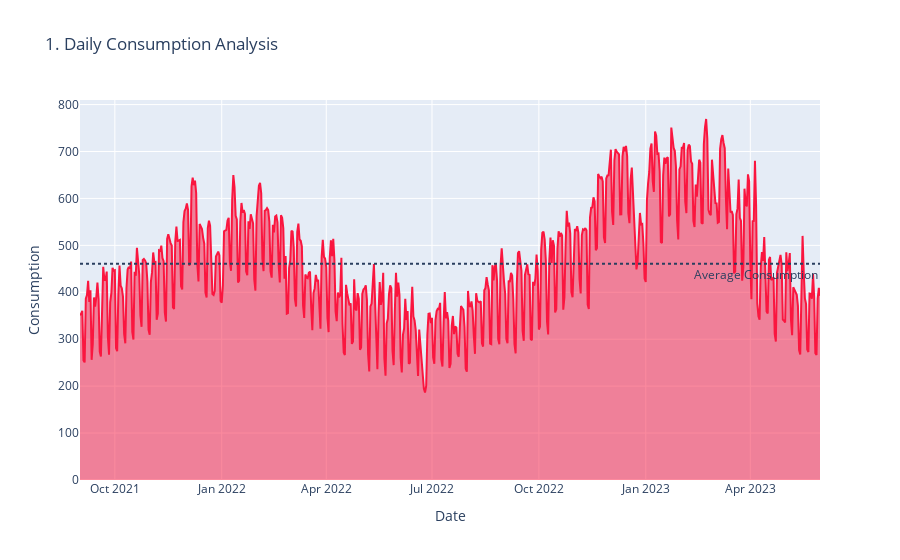

The code cell stored with this chart in its notebook:
### Code cell
fig = px.area(dailyCons,x=dailyCons.index,y="target",
              title='1. Daily Consumption Analysis')
fig.add_hline(y=meanConsumption, line_dash="dot",
              annotation_text="Average Consumption",
              annotation_position="bottom right")
fig.update_traces(line_color='#FA163F')
fig.update_layout(xaxis_title="Date",
                  yaxis_title="Consumption")
fig.show()

### Figure 1 — Plotly figure (JSON) as saved in the notebook; plotly's stock layout.template omitted (floating-point values rounded to 4 significant figures; data arrays with more than 128 entries replaced by an {"elided": "..."} marker saying what was removed)
{"data": [{"fillpattern": {"shape": ""}, "hovertemplate": "datetime=%{x}<br>target=%{y}<extra></extra>", "legendgroup": "", "line": {"color": "#FA163F"}, "marker": {"symbol": "circle"}, "mode": "lines", "name": "", "orientation": "v", "showlegend": false, "stackgroup": "1", "x": {"elided": "638 str values"}, "xaxis": "x", "y": {"elided": "638 float values"}, "yaxis": "y", "type": "scatter"}], "layout": {"xaxis": {"anchor": "y", "domain": [0, 1], "title": {"text": "Date"}, "type": "date", "range": ["2021-09-01", "2023-05-31"], "autorange": true}, "yaxis": {"anchor": "x", "domain": [0, 1], "title": {"text": "Consumption"}, "type": "linear", "range": [0, 809.7], "autorange": true}, "legend": {"tracegroupgap": 0}, "title": {"text": "1. Daily Consumption Analysis"}, "shapes": [{"line": {"dash": "dot"}, "type": "line", "x0": 0, "x1": 1, "xref": "x domain", "y0": 460.7, "y1": 460.7, "yref": "y"}], "annotations": [{"showarrow": false, "text": "Average Consumption", "x": 1, "xanchor": "right", "xref": "x domain", "y": 460.7, "yanchor": "top", "yref": "y"}], "autosize": true}}
